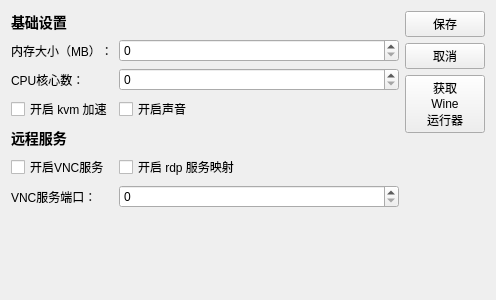
<?xml version="1.0" encoding="UTF-8"?>
<ui version="4.0">
 <class>QemuSetting</class>
 <widget class="QWidget" name="QemuSetting">
  <property name="geometry">
   <rect>
    <x>0</x>
    <y>0</y>
    <width>496</width>
    <height>300</height>
   </rect>
  </property>
  <property name="windowTitle">
   <string>设置</string>
  </property>
  <layout class="QHBoxLayout" name="horizontalLayout">
   <item>
    <layout class="QGridLayout" name="gridLayout">
     <item row="9" column="1">
      <spacer name="horizontalSpacer">
       <property name="orientation">
        <enum>Qt::Horizontal</enum>
       </property>
       <property name="sizeHint" stdset="0">
        <size>
         <width>40</width>
         <height>20</height>
        </size>
       </property>
      </spacer>
     </item>
     <item row="4" column="0">
      <widget class="QLabel" name="label_2">
       <property name="text">
        <string>&lt;h3&gt;远程服务&lt;/h3&gt;</string>
       </property>
      </widget>
     </item>
     <item row="6" column="0">
      <widget class="QLabel" name="label_4">
       <property name="text">
        <string>VNC服务端口：</string>
       </property>
      </widget>
     </item>
     <item row="5" column="1">
      <widget class="QCheckBox" name="enableRdp">
       <property name="text">
        <string>开启 rdp 服务映射</string>
       </property>
      </widget>
     </item>
     <item row="1" column="0">
      <widget class="QLabel" name="label">
       <property name="text">
        <string>内存大小（MB）：</string>
       </property>
      </widget>
     </item>
     <item row="1" column="1">
      <widget class="QSpinBox" name="memoryNumber">
       <property name="maximum">
        <number>999999999</number>
       </property>
      </widget>
     </item>
     <item row="8" column="1">
      <spacer name="verticalSpacer">
       <property name="orientation">
        <enum>Qt::Vertical</enum>
       </property>
       <property name="sizeHint" stdset="0">
        <size>
         <width>20</width>
         <height>40</height>
        </size>
       </property>
      </spacer>
     </item>
     <item row="6" column="1">
      <widget class="QSpinBox" name="vncNumber">
       <property name="maximum">
        <number>9999</number>
       </property>
      </widget>
     </item>
     <item row="0" column="0">
      <widget class="QLabel" name="label_6">
       <property name="text">
        <string>&lt;h3&gt;基础设置&lt;/h3&gt;</string>
       </property>
      </widget>
     </item>
     <item row="5" column="0">
      <widget class="QCheckBox" name="enableVnc">
       <property name="text">
        <string>开启VNC服务</string>
       </property>
      </widget>
     </item>
     <item row="3" column="0">
      <widget class="QCheckBox" name="enableKvm">
       <property name="text">
        <string>开启 kvm 加速</string>
       </property>
      </widget>
     </item>
     <item row="2" column="0">
      <widget class="QLabel" name="label_3">
       <property name="text">
        <string>CPU核心数：</string>
       </property>
      </widget>
     </item>
     <item row="2" column="1">
      <widget class="QSpinBox" name="cpuNumber">
       <property name="maximum">
        <number>999999999</number>
       </property>
      </widget>
     </item>
     <item row="3" column="1">
      <widget class="QCheckBox" name="enableSound">
       <property name="text">
        <string>开启声音</string>
       </property>
      </widget>
     </item>
    </layout>
   </item>
   <item>
    <layout class="QVBoxLayout" name="verticalLayout_2">
     <property name="sizeConstraint">
      <enum>QLayout::SetDefaultConstraint</enum>
     </property>
     <item>
      <widget class="QPushButton" name="save">
       <property name="sizePolicy">
        <sizepolicy hsizetype="Fixed" vsizetype="Fixed">
         <horstretch>0</horstretch>
         <verstretch>0</verstretch>
        </sizepolicy>
       </property>
       <property name="text">
        <string>保存</string>
       </property>
      </widget>
     </item>
     <item>
      <widget class="QPushButton" name="cancel">
       <property name="sizePolicy">
        <sizepolicy hsizetype="Fixed" vsizetype="Fixed">
         <horstretch>0</horstretch>
         <verstretch>0</verstretch>
        </sizepolicy>
       </property>
       <property name="text">
        <string>取消</string>
       </property>
      </widget>
     </item>
     <item>
      <widget class="QPushButton" name="getrunner">
       <property name="text">
        <string>获取
Wine
运行器</string>
       </property>
      </widget>
     </item>
     <item>
      <spacer name="verticalSpacer_2">
       <property name="orientation">
        <enum>Qt::Vertical</enum>
       </property>
       <property name="sizeHint" stdset="0">
        <size>
         <width>20</width>
         <height>40</height>
        </size>
       </property>
      </spacer>
     </item>
    </layout>
   </item>
  </layout>
 </widget>
 <resources/>
 <connections/>
</ui>
